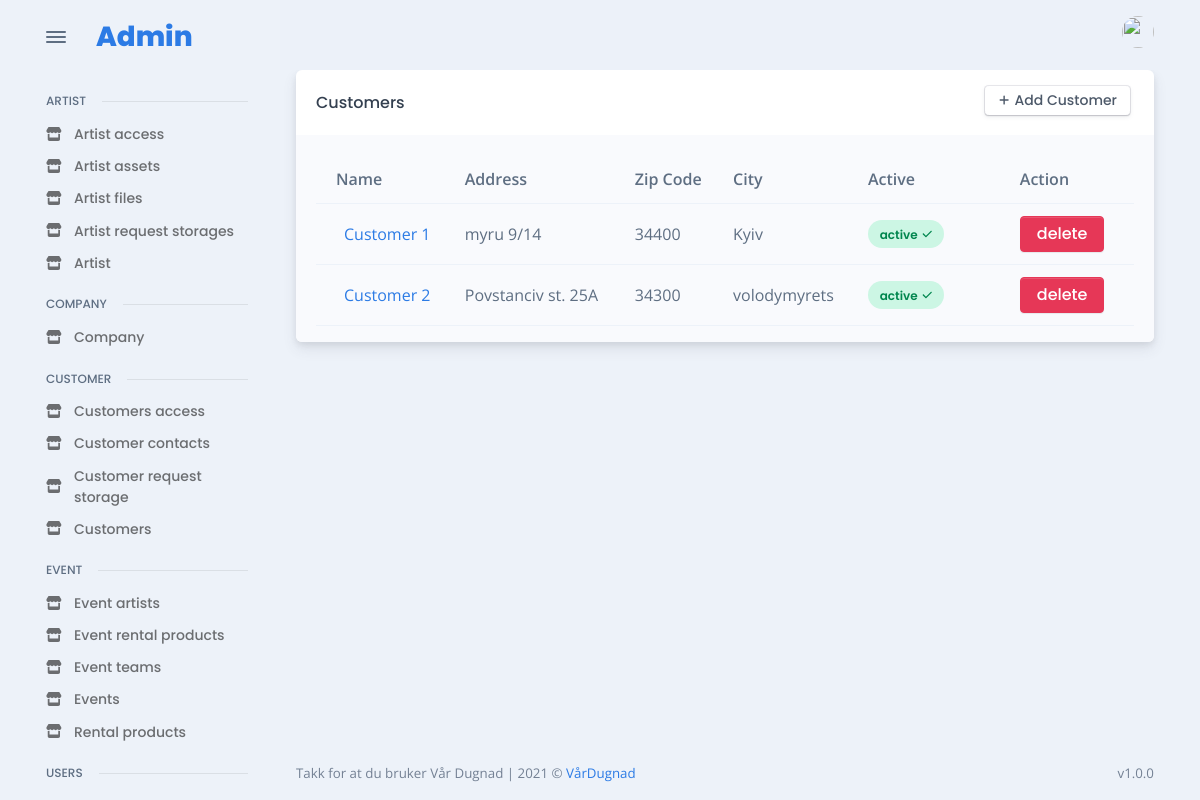
Page /en/admin_site/customer/all_customers/ (signed in) on the earlier database version.
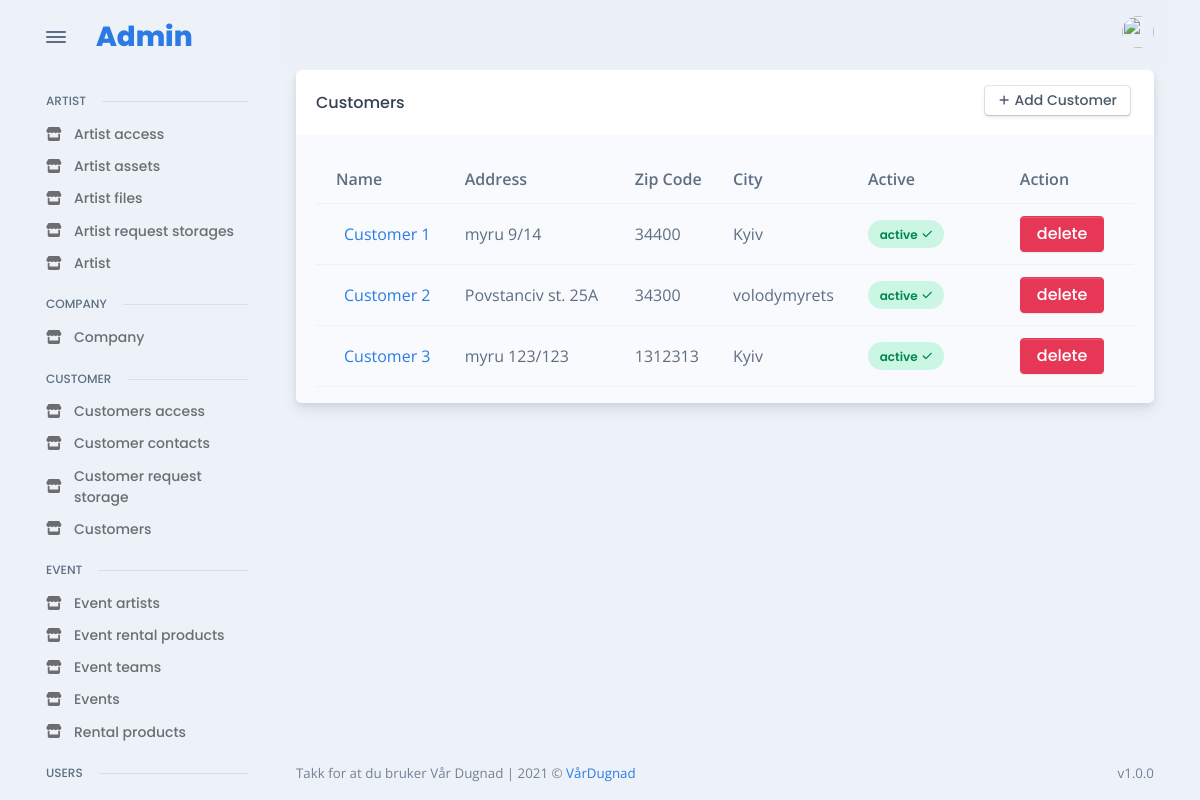
Same page on the later database version.
### customer/models.py (models this page shows, shortened)
class Customer(models.Model):
    organization_number = models.CharField(
        "Organization number", max_length=255, unique=True
    )
    name = models.CharField("Name", max_length=255, unique=True)
    address = models.CharField("Address", max_length=255)
    zip_code = models.CharField("Zip Code", max_length=255)
    city = models.CharField("City", max_length=255)
    active = models.BooleanField(default=True)

### admin_app/admin_customer/views.py (the view)
# urls.py: path("all_customers/", CustomerListView.as_view(), name="admin_get_all_customers"),
class CustomerListView(LoginRequiredMixin, ListView):
    model = Customer
    template_name = "admin/pages/customer/customer/all.html"
    context_object_name = "customers"

### templates/admin/pages/customer/customer/all.html (shortened to what this page needs)
{% extends 'base/admin_base.html' %}
{% load static %}
{% load widget_tweaks %}
{% block content %}
<div class="card">
  <div class="card-header">
    <div class="row flex-between-center">
      <div class="col-4 col-sm-auto d-flex align-items-center pe-0">
        <h5 class="fs-0 mb-0 text-nowrap py-2 py-xl-0">Customers</h5>
      </div>
      <div class="col-8 col-sm-auto text-end ps-2">
        <a href="{% url 'admin_add_new_customer' %}" class="btn btn-falcon-default btn-sm me-1 mb-1">
          <span class="fas fa-plus me-1" data-fa-transform="shrink-3"></span>Add Customer
        </a>
      </div>
    </div>
  </div>
  <div class="card-body bg-light pb-0">
    <div class="table-responsive scrollbar">
      {% if customers|length %}
      <table class="table table-hover table-striped overflow-hidden">
        <thead>
          <tr>
            <th scope="col">Name</th>
            <th scope="col">Address</th>
            <th scope="col">Zip Code</th>
            <th scope="col">City</th>
            <th scope="col">Active</th>
            <th></th>
            <th></th>
            <th scope="col">Action</th>
          </tr>
        </thead>
        <tbody>
          {% for customer in customers %}
          <tr class="align-middle">
            <td class="text-nowrap">
              <div class="d-flex align-items-center">
                <div class="ms-2"><a href="{% url 'admin_change_details_customer' customer.id %}">{{customer.name}}</a></div>
              </div>
            </td>
            <td class="text-nowrap"> {{customer.address}} </td>
            <td class="text-nowrap"> {{customer.zip_code}} </td>
            <td class="text-nowrap"> {{customer.city}} </td>
            {% if customer.active %}
              <td><span class="badge badge rounded-pill d-block p-2 badge-soft-success">active<span class="ms-1 fas fa-check" data-fa-transform="shrink-2"></span></span></td>
            {% else %}
              <td><span class="badge badge rounded-pill d-block p-2 badge-soft-danger">disabled<span class="ms-1 fas fa-times" data-fa-transform="shrink-2"></span></span></td>
            {% endif %}
            <td></td>
            <th></th>
            <td><a class="btn btn-danger"  href="{% url 'admin_delete_customer' customer.id %}">delete</a></tr>
          {% endfor %}
        </tbody>
      </table>
      {% else %}
          <p>There is no artist yet, try to add some</p>
      {% endif %}
    </div>
  </div>
  </div>
{% endblock %}

Differences in the rows shown:
added Customer: name "Customer 3", address "myru 123/123", zip_code "1312313", city "Kyiv", active "active"
